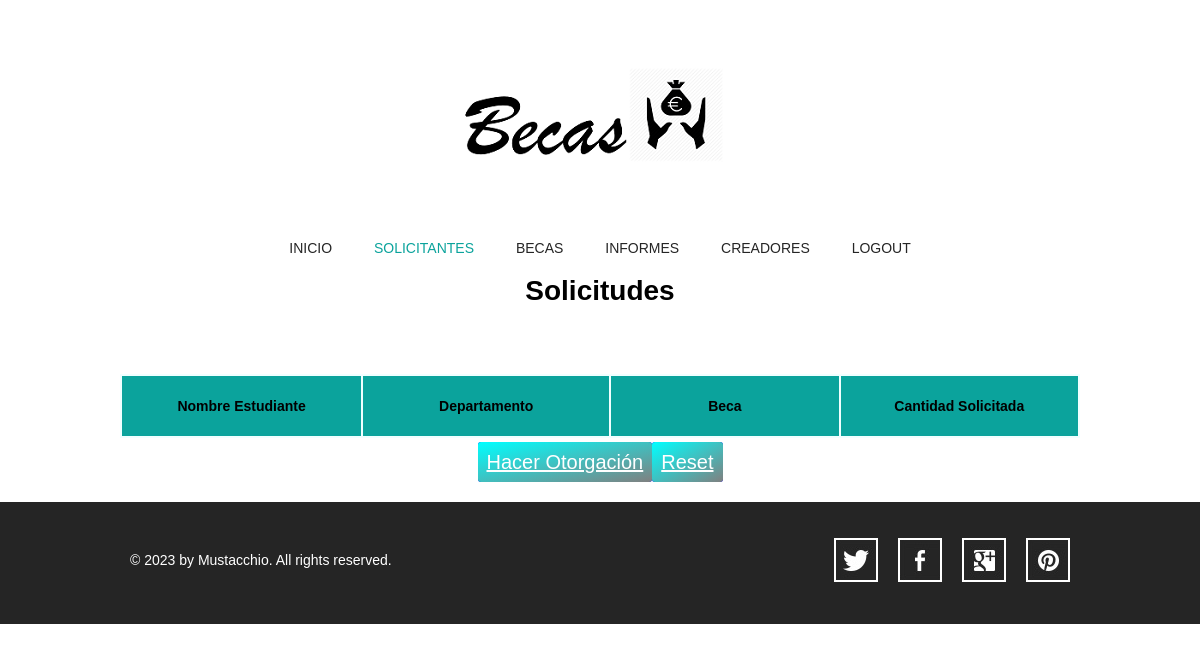
/admin/solicitantes.php, run on an earlier commit of the app's database.
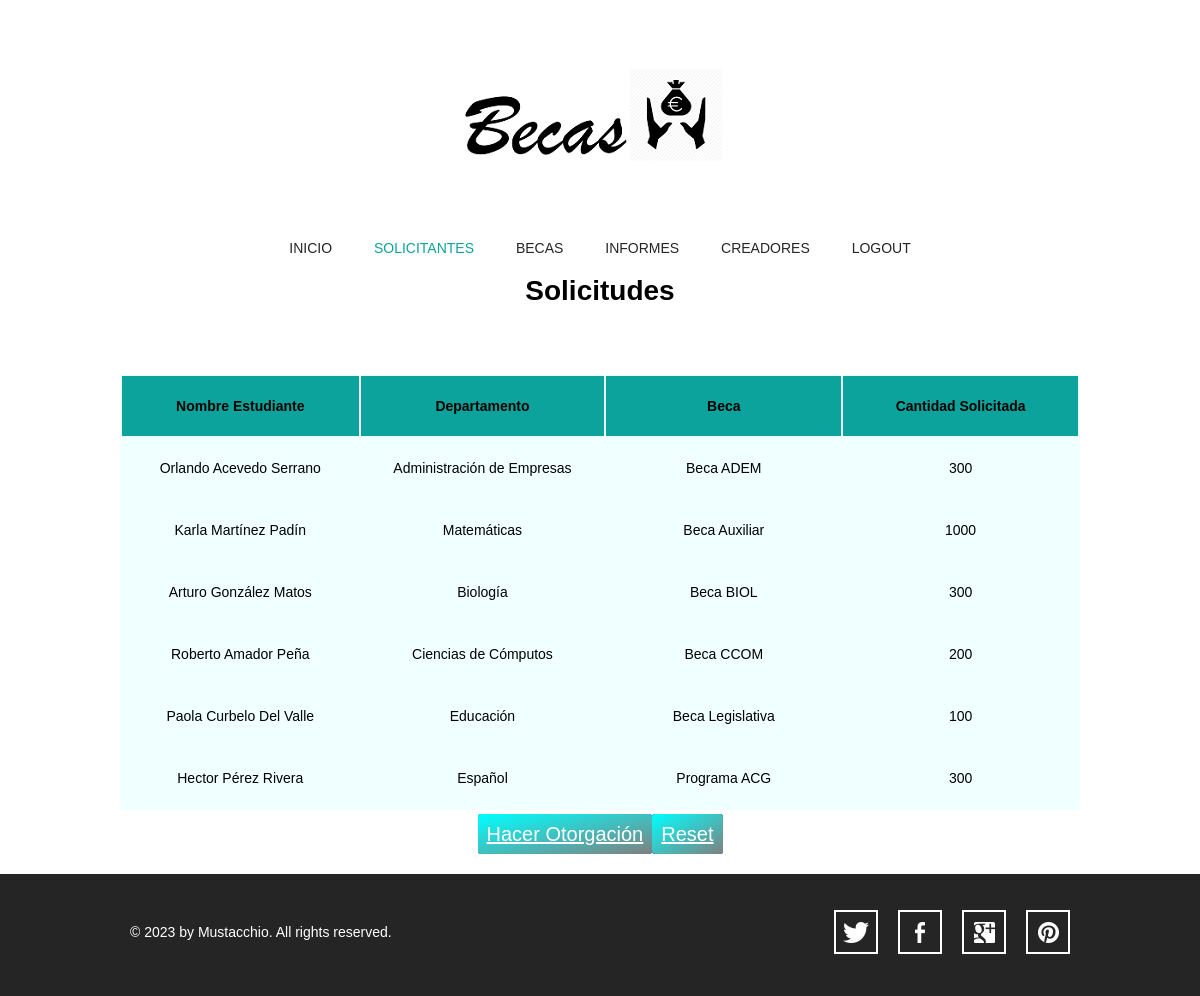
And on a later commit of the database.
### tables this page shows
CREATE TABLE `estudiantes` (
  `est_id` int(4) NOT NULL AUTO_INCREMENT,
  `nombre` varchar(12) NOT NULL,
  `apellido1` varchar(15) NOT NULL,
  `apellido2` varchar(15) DEFAULT NULL,
  `depto_id` int(2) NOT NULL,
  `promedio` float(3,2) unsigned NOT NULL,
  `email` varchar(40) NOT NULL,
  PRIMARY KEY (`est_id`),
  UNIQUE KEY `UNIQUE` (`email`)
);

CREATE TABLE `depto` (
  `depto_id` int(2) NOT NULL AUTO_INCREMENT,
  `nombre_depto` varchar(65) NOT NULL,
  PRIMARY KEY (`depto_id`)
);

CREATE TABLE `becas` (
  `beca_id` int(2) unsigned NOT NULL AUTO_INCREMENT,
  `nombre_beca` varchar(60) NOT NULL,
  `fondo_beca` int(5) unsigned NOT NULL,
  `tope_beca` int(3) unsigned NOT NULL,
  `balance_beca` int(5) unsigned NOT NULL,
  `promedio_min` float(3,2) unsigned NOT NULL,
  `status` varchar(10) NOT NULL,
  PRIMARY KEY (`beca_id`)
);

CREATE TABLE `solicitud` (
  `sol_id` int(3) NOT NULL AUTO_INCREMENT,
  `user_id` int(3) NOT NULL,
  `beca_id` int(2) unsigned NOT NULL,
  `fecha_sol` date NOT NULL,
  `actividad` varchar(60) NOT NULL,
  `costo` int(3) DEFAULT NULL,
  `fecha_actividad` date NOT NULL,
  `status` varchar(10) NOT NULL,
  `cantidad_aprobada` int(3) unsigned DEFAULT NULL,
  PRIMARY KEY (`sol_id`),
  KEY `solicitud_ibfk_1` (`beca_id`),
  KEY `solicitud_ibfk_2` (`user_id`),
  CONSTRAINT `solicitud_ibfk_1` FOREIGN KEY (`beca_id`) REFERENCES `becas` (`beca_id`) ON DELETE NO ACTION ON UPDATE CASCADE,
  CONSTRAINT `solicitud_ibfk_2` FOREIGN KEY (`user_id`) REFERENCES `usuarios` (`user_id`) ON DELETE NO ACTION ON UPDATE CASCADE
);

### admin/solicitantes.php (the view, shortened to what this page needs)
<!doctype html>
<?php
include('../conectiondb.php');
?>
<html>
    <head>
        <link rel="stylesheet" type="text/css" href="../css/style.css">
        <link rel="stylesheet" type="text/css" href="../css/mobile.css" media="screen and (max-width : 568px)">
    </head>
    <body>
        <div id="header">
            <a href="index.html" class="logo">
                <img src="../images/Logo_icon.PNG" alt="">
            </a>
            <ul id="navigation">
                <li>
                    <a href="index.php">Inicio</a>
                </li>
                <li class="selected">
                    <a href="solicitantes.php">Solicitantes</a>
                </li>
                <li>
                    <a href="becas.php">Becas</a>
                </li>
                <li>
                    <a href="informes.php">Informes</a>
                </li>
                <li>
                    <a href="creadores.php">Creadores</a>
                </li>
                <li>
                    <a href="../logout.php">Logout</a>
                </li>
            </ul>
            <h1>Solicitudes</h1>
        </div>
        <div id="body">
            <?php
            $query = "SELECT nombre, apellido1, apellido2, nombre_depto, nombre_beca, costo
                      FROM (usuarios NATURAL JOIN estudiantes)
                      JOIN solicitud USING (user_id)
                      JOIN depto USING (depto_id)
                      JOIN becas USING (beca_id)
                      ORDER BY nombre_beca";
            if($r = mysqli_query($dbc, $query))
            {
                print"<div><center><table id='table1'>";
                print"<tr id='table_header'>
                        <td><b>Nombre Estudiante</b></td>
                        <td><b>Departamento</b></td>
                        <td><b>Beca</b></td>
                        <td><b>Cantidad Solicitada</b></td>
                        </tr>";
                while($row=mysqli_fetch_array($r))
                {
                    print"<tr id='table_rows'>
                        <td>$row[nombre] $row[apellido1] $row[apellido2]</td>
                        <td>$row[nombre_depto]</td>
                        <td>$row[nombre_beca]</td>
                        <td>$row[costo]</td>
                        </tr>";
                }
                print"</table></center></div><br>";
				print '<a class="b1" href="./version2.php">Hacer Otorgación</a>';
				print '<a class="b1" href="./ejecutar_otorgacion.php?otorgar=0">Reset</a>';
            }
            ?>
        </div>
        <div id="footer">
            <div>
                <p>&copy; 2023 by Mustacchio. All rights reserved.</p>
                <ul>
                    <li>
                        <a href="http://freewebsitetemplates.com/go/twitter/" id="twitter">twitter</a>
                    </li>
                    <li>
                        <a href="http://freewebsitetemplates.com/go/facebook/" id="facebook">facebook</a>
                    </li>
                    <li>
                        <a href="http://freewebsitetemplates.com/go/googleplus/" id="googleplus">googleplus</a>
                    </li>
                    <li>
                        <a href="http://pinterest.com/fwtemplates/" id="pinterest">pinterest</a>
                    </li>
                </ul>
            </div>
        </div>
    </body>
</html>

What changed in the data, as far as the page shows it:
added estudiantes: nombre "Orlando", apellido1 "Acevedo", apellido2 "Serrano", depto.nombre_depto "Administración de Empresas", becas.nombre_beca "Beca ADEM", solicitud.costo "300"
added estudiantes: nombre "Karla", apellido1 "Martínez", apellido2 "Padín", depto.nombre_depto "Matemáticas", becas.nombre_beca "Beca Auxiliar", solicitud.costo "1000"
added estudiantes: nombre "Arturo", apellido1 "González", apellido2 "Matos", depto.nombre_depto "Biología", becas.nombre_beca "Beca BIOL", solicitud.costo "300"
added estudiantes: nombre "Roberto", apellido1 "Amador", apellido2 "Peña", depto.nombre_depto "Ciencias de Cómputos", becas.nombre_beca "Beca CCOM", solicitud.costo "200"
added estudiantes: nombre "Paola", apellido1 "Curbelo", apellido2 "Del Valle", depto.nombre_depto "Educación", becas.nombre_beca "Beca Legislativa", solicitud.costo "100"
added estudiantes: nombre "Hector", apellido1 "Pérez", apellido2 "Rivera", depto.nombre_depto "Español", becas.nombre_beca "Programa ACG", solicitud.costo "300"
